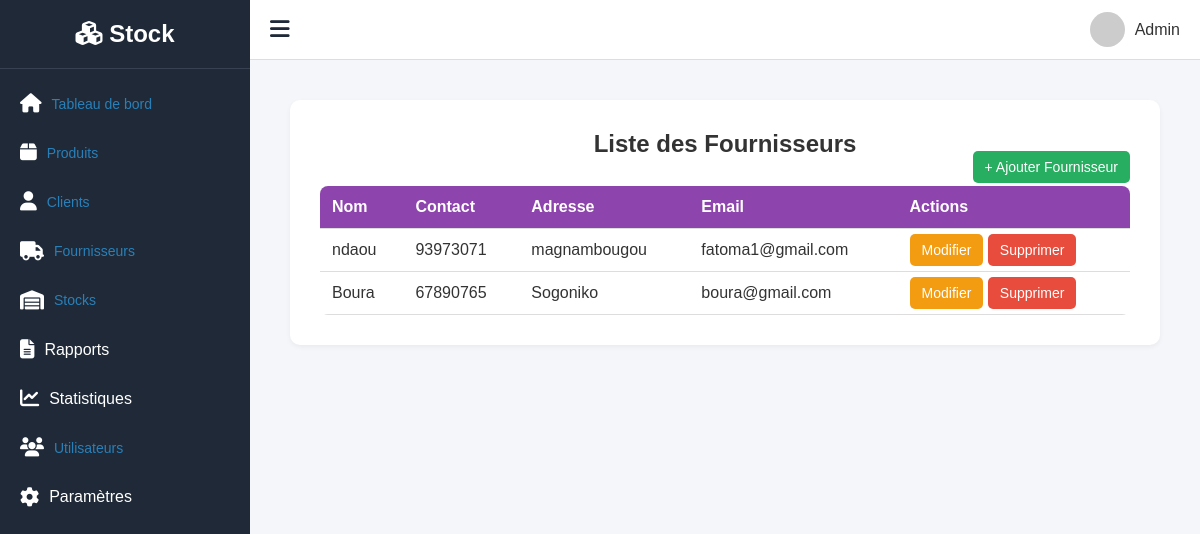
/fournisseurs/liste_fournisseurs/, run on an earlier commit of the app's database.
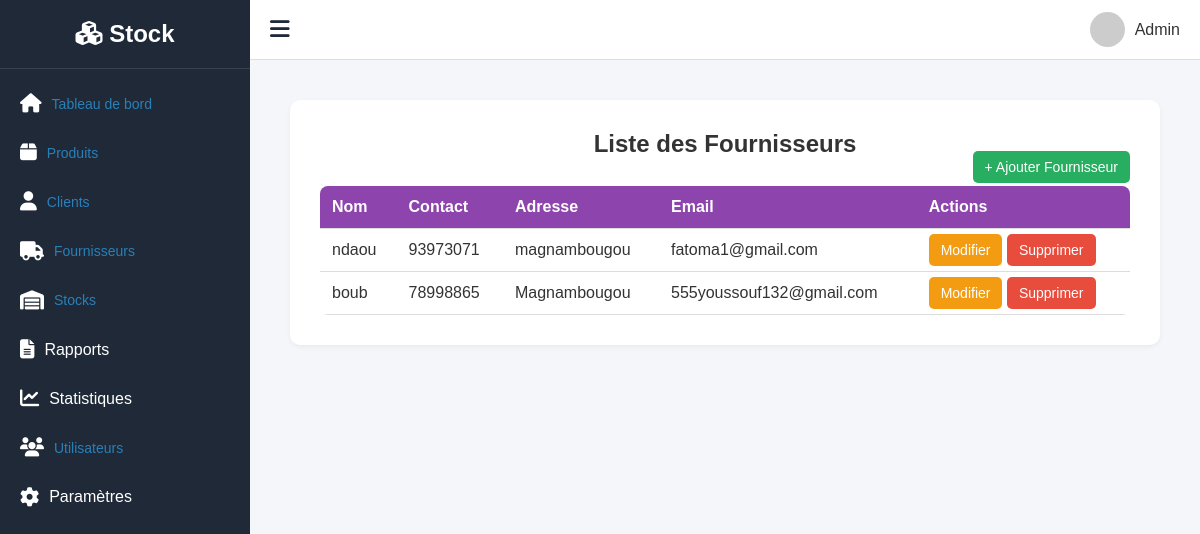
And on a later commit of the database.
### fournisseur/models.py (models this page shows, shortened)
class Fournisseur(models.Model):
    nom = models.CharField(max_length=150)
    contact = models.CharField(max_length=100, blank=True, null=True)
    adresse = models.TextField(blank=True, null=True)
    email = models.EmailField(blank=True, null=True)

### fournisseur/views.py (the view)
# urls.py: path('liste_fournisseurs/', views.liste_fournisseurs, name='liste_fournisseurs'),
def liste_fournisseurs(request):
    fournisseurs = Fournisseur.objects.all()
    return render(request, 'fournisseurs/liste_fournisseurs.html', {'fournisseurs': fournisseurs})

### templates/fournisseurs/liste_fournisseurs.html
{% extends 'gesstock/base.html' %}
{% block content %}
  <div class="container">
    <h2>Liste des Fournisseurs</h2>
    <div class="top-buttons">
      <a href="{% url 'ajouter_fournisseur' %}" class="btn btn-add">+ Ajouter Fournisseur</a>
    </div>
    <table class="table">
      <tr>
        <th>Nom</th>
        <th>Contact</th>
        <th>Adresse</th>
        <th>Email</th>
        <th>Actions</th>
      </tr>
      {% for fournisseur in fournisseurs %}
        <tr>
          <td>{{ fournisseur.nom }}</td>
          <td>{{ fournisseur.contact }}</td>
          <td>{{ fournisseur.adresse }}</td>
          <td>{{ fournisseur.email }}</td>
          <td>
            <a class="btn btn-edit" href="{% url 'modifier_fournisseur' fournisseur.id %}">Modifier</a>
            <a class="btn btn-delete" href="{% url 'supprimer_fournisseur' fournisseur.id %}">Supprimer</a>
          </td>
        </tr>
      {% empty %}
        <tr>
          <td colspan="5">Aucun fournisseur trouvé</td>
        </tr>
      {% endfor %}
    </table>
  </div>
{% endblock %}

What changed in the data, as far as the page shows it:
removed Fournisseur: nom "Boura", contact "67890765", adresse "Sogoniko", email "boura@gmail.com"
added Fournisseur: nom "boub", contact "78998865", adresse "Magnambougou", email "555youssouf132@gmail.com"
